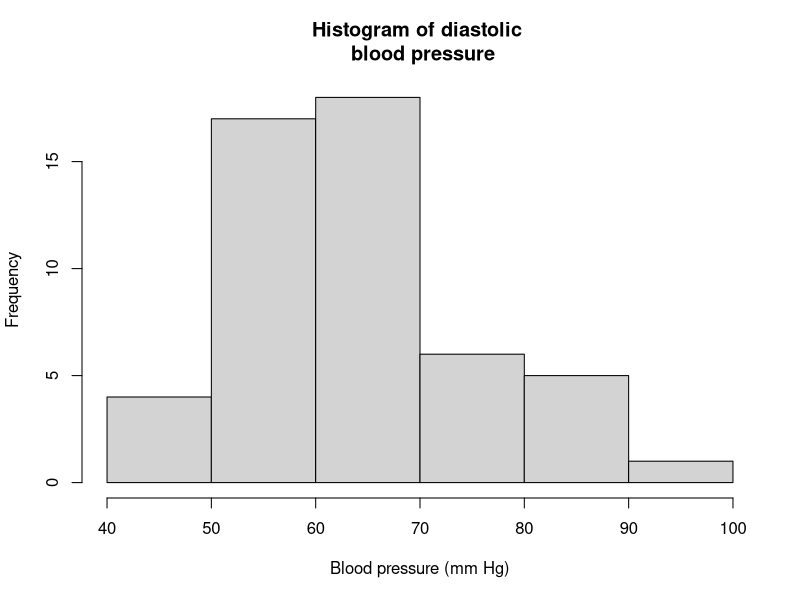
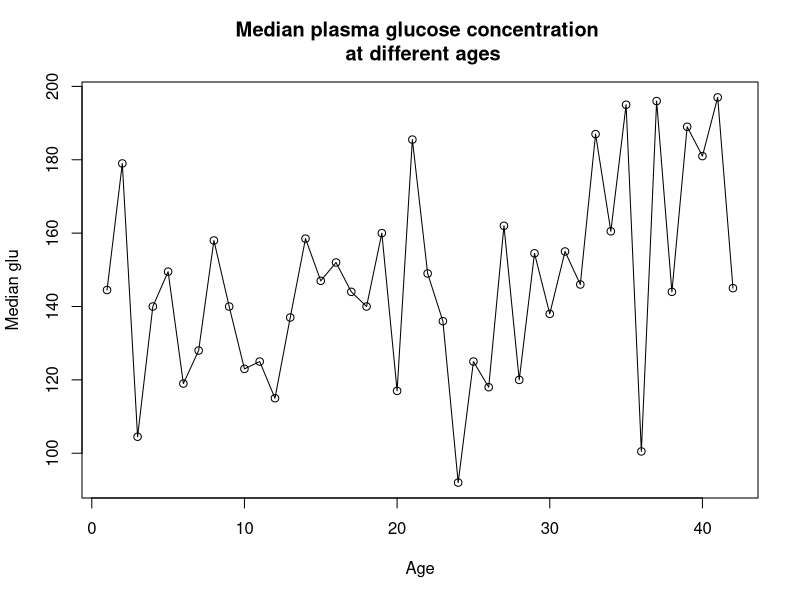
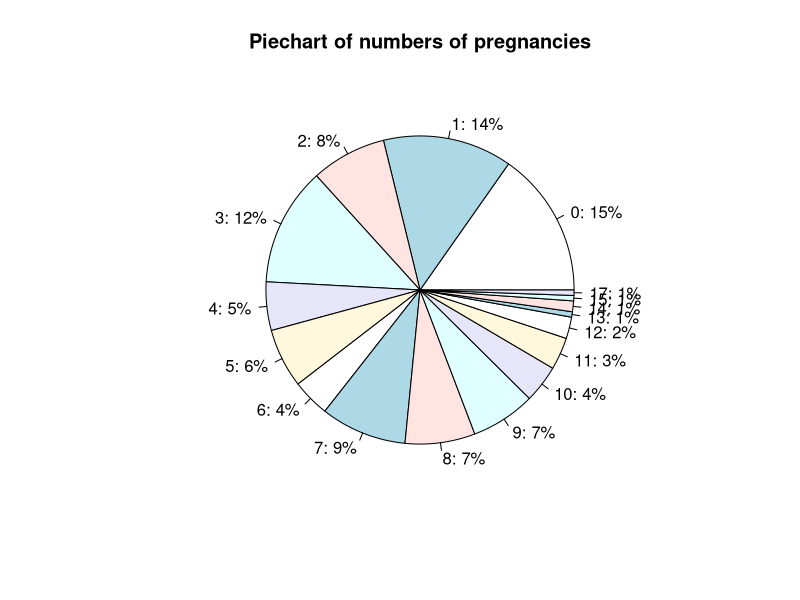
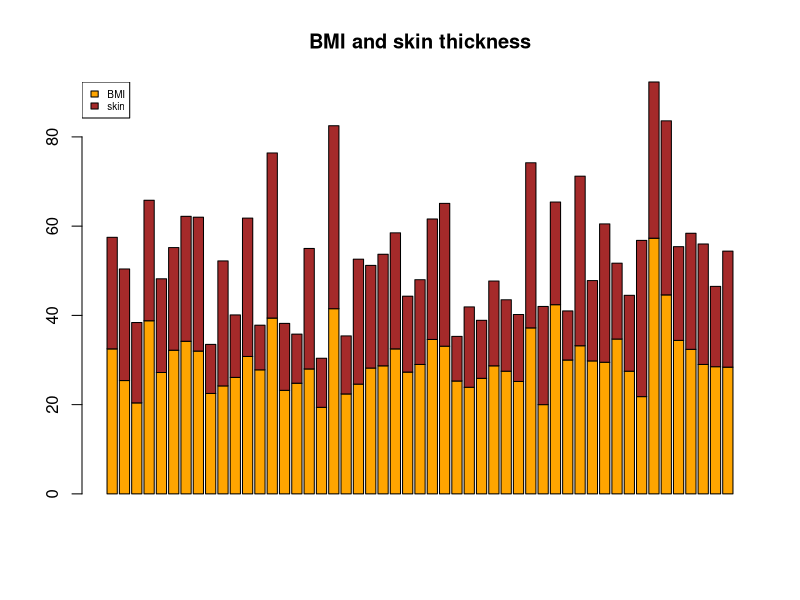
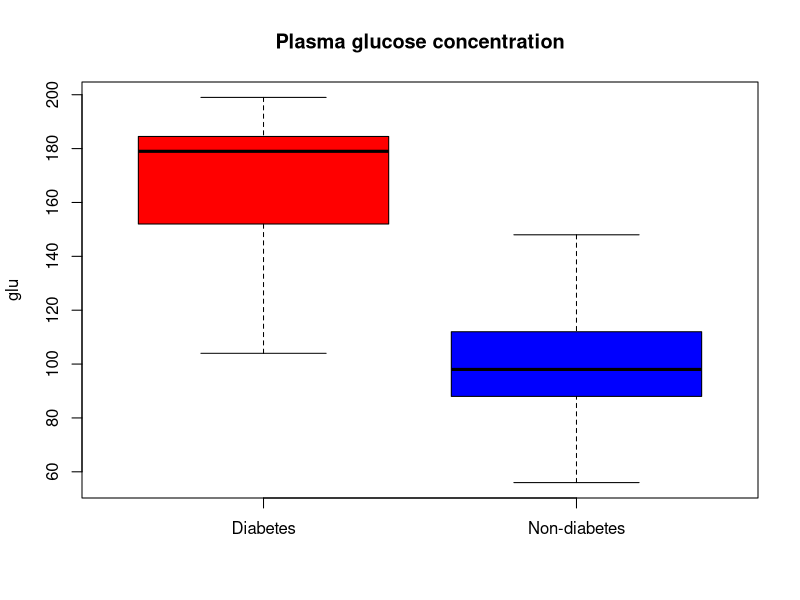

The R source for these figures, in order:
# ggsave("high_dpi_image.png", plot = g4, dpi = 500)
# conda create -n pet r-base=4.4.1 python=3.12
# conda activate pet
# conda install r-base=4.4.1
# conda install conda-forge::r-table1
# conda install r-ggplot2
# conda install r-httpuv
# conda install conda-forge::r-dplyr
# conda install conda-forge::r-tidyr
# conda install conda-forge::r-tidyverse
# conda install conda-forge::r-Seurat
# conda install conda-forge::r-pheatmap
# conda install conda-forge::r-GGally
# conda install conda-forge::r-class
# conda install conda-forge::r-pROC
# conda install conda-forge::r-caret
# conda install conda-forge::r-corrplot

## 上机实践代码
library(MASS) # 加载MASS软件包
data(Pima.tr) # 加载Pima.tr数据集
Pima <- rbind(Pima.tr, Pima.te) # 合并数据集
# 抽取数据举例
Pima_n <- Pima[Pima$type == "No" & Pima$age == 22, ] # 抽取Pima数据集中年龄=22岁,非糖尿病患者的数据
# 直方图举例
hist(Pima_n$bp, main = "Histogram of diastolic \n blood pressure", xlab = "Blood pressure (mm Hg)") # 画出Pima_n中血压的直方图
# 折线图举例
Pima_y <- Pima[Pima$type == "Yes", ] # 抽取糖尿病患者的数据
medglu <- tapply(Pima_y$glu, Pima_y$age, median) # 计算每个年龄血糖的中位数
plot(medglu, xlab = "Age", ylab = "Median glu", type = "o") # 画出年龄与血糖的折线图
title("Median plasma glucose concentration \n at different ages")
# 饼图举例
xx <- Pima_y$npreg # 抽取怀孕次数的数据
t <- table(xx) # 计算频数
data <- as.data.frame(t) # 将频数表转换成数据框
colnames(data) <- c("npreg", "Freq") # 修改数据框的列名
percentage <- round(data$Freq / sum(data$Freq), 2) * 100 # 计算百分比
percentage <- paste0(percentage, "%") # 添加百分号
lb <- paste0(names(t), ": ", percentage) # 添加标签
pie(data$Freq, labels = lb) # 画出饼图
title("Piechart of numbers of pregnancies") # 添加标题
# 柱形图举例
barplot(rbind(Pima_n$bmi, Pima_n$skin), col = c("orange", "brown"))
legend("topleft", c("BMI", "skin"), cex = 0.6, fill = c("orange", "brown"))
title("BMI and skin thickness")
# 箱式图举例
Pima_y <- Pima[Pima$type == "Yes" & Pima$age == 22, ] # 抽取Pima数据集中年龄=22岁,糖尿病患者的数据
boxplot(Pima_y$glu, Pima_n$glu, names = c("Diabetes", "Non-diabetes"), ylab = "glu", col = c("red", "blue")) # 画出箱式图，比较糖尿病患者和非糖尿病患者的血糖浓度
title("Plasma glucose concentration")
